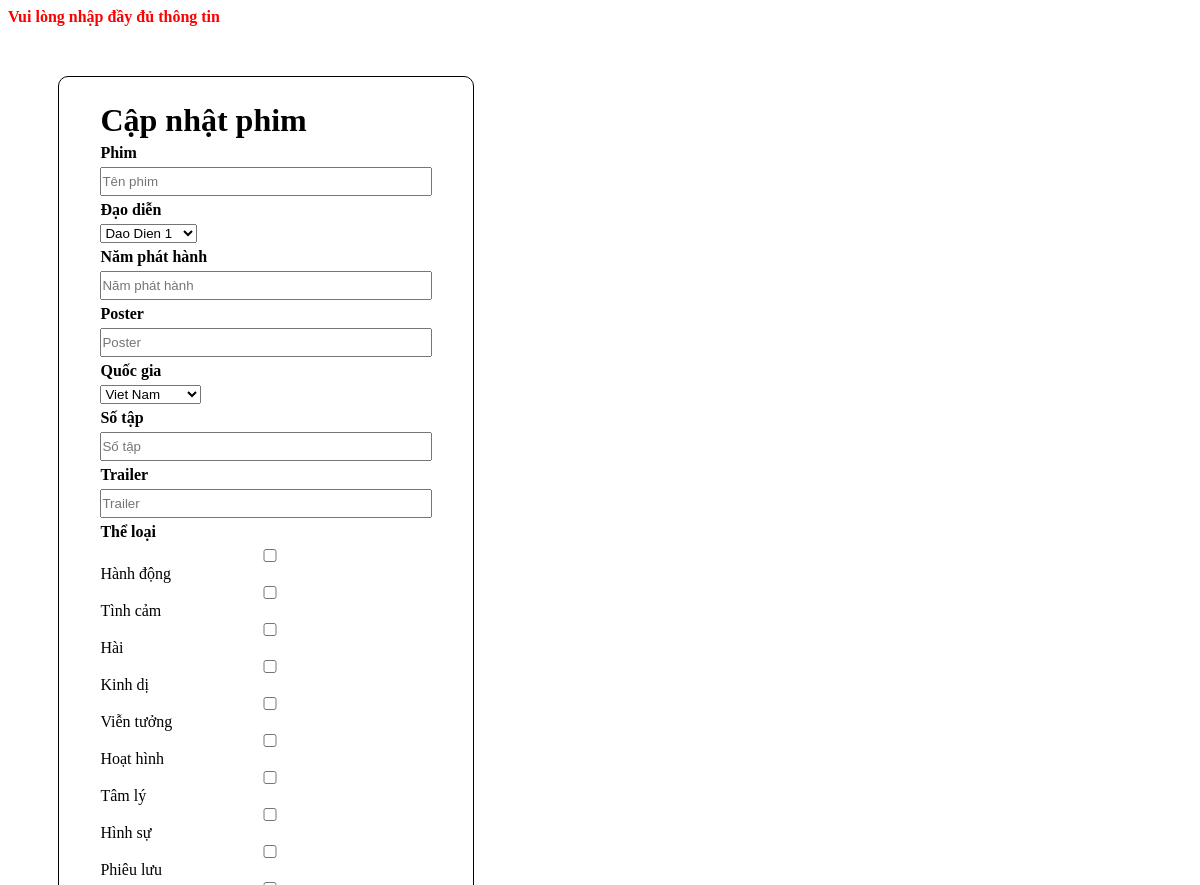
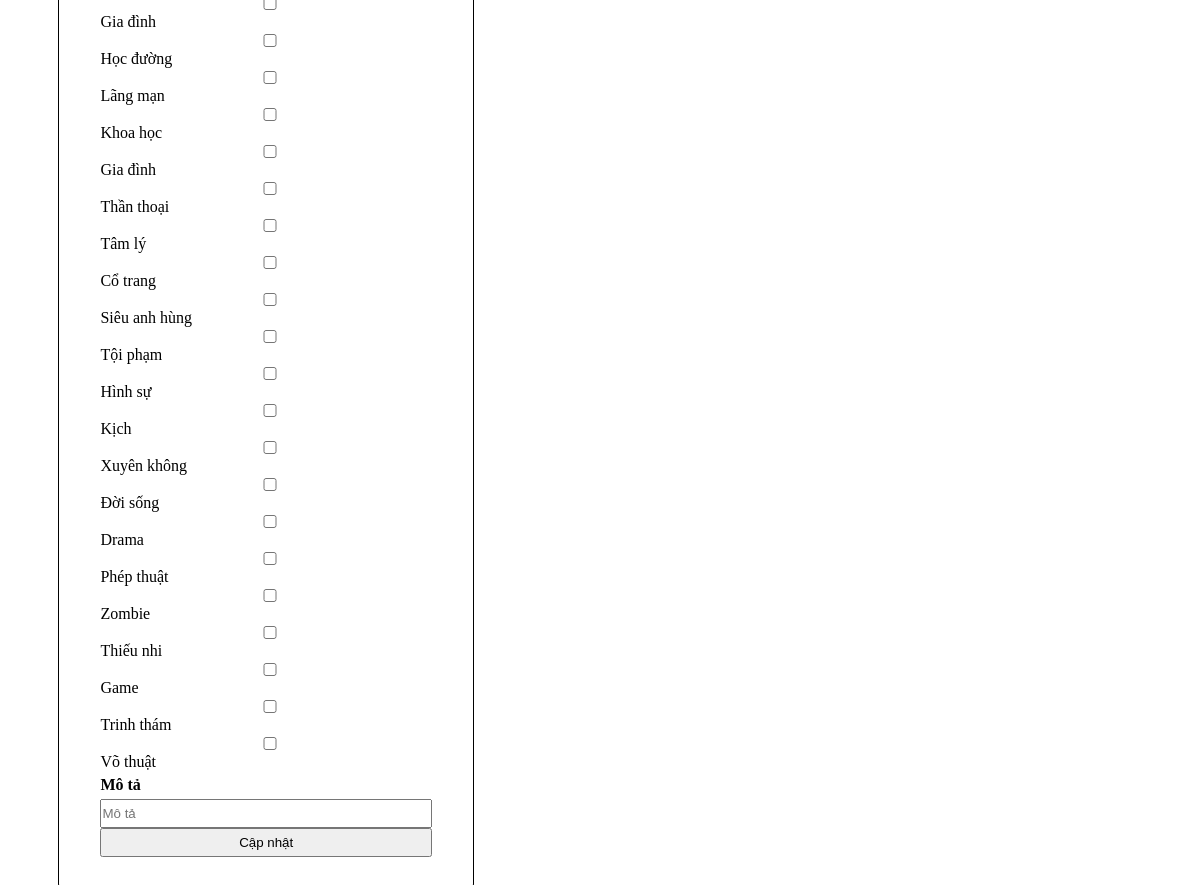
The app's page /Nhom2/BUOI2/capnhatphim.php with its own data (2 pictures, top to bottom).
### tables this page shows
CREATE TABLE IF NOT EXISTS the_loai (
    id INT PRIMARY KEY AUTO_INCREMENT,
    ten_the_loai VARCHAR(50) NOT NULL
);

### Nhom2/BUOI2/capnhatphim.php (the view, shortened to what this page needs)
<?php
            include("connect.php");
            $id = $_GET['id'];
            if(!empty($_POST["ten-phim"])&&
                !empty($_POST["dao-dien"])&&
                !empty($_POST["nam-phat-hanh"])&&
                !empty($_POST["poster"])&&
                !empty($_POST["quoc-gia"])&&
                !empty($_POST["so-tap"])&&
                !empty($_POST["trailer"])&&
                !empty($_POST["the-loai"])&&
                !empty($_POST["mo-ta"])){
                    $tenPhim = $_POST["ten-phim"];
                    $idDaoDien = $_POST["dao-dien"];
                    $namPhatHanh = $_POST["nam-phat-hanh"];
                    $poster = $_POST["poster"];
                    $quocGia = $_POST["quoc-gia"];
                    $soTap = $_POST["so-tap"];
                    $trailer = $_POST["trailer"];
                    $theLoai = $_POST["the-loai"];
                    $moTa = $_POST["mo-ta"];
                    $sql = "UPDATE phim SET ten_phim = '$tenPhim',dao_dien_id = '$idDaoDien',nam_phat_hanh = '$namPhatHanh',poster = '$poster',quoc_gia_id = '$quocGia',so_tap = '$soTap',trailer = '$trailer',mo_ta = '$moTa' WHERE id = '$id'";
                    mysqli_query($conn, $sql);
                    $sql = "DELETE FROM phim_the_loai WHERE phim_id = '$id'";
                    mysqli_query($conn, $sql);
                    foreach($theLoai as $tl){
                        $sql = "INSERT INTO phim_the_loai(phim_id, the_loai_id) VALUES ('$id', '$tl')";
                        mysqli_query($conn, $sql);
                    }
                    mysqli_close($conn);
                    header("Location: index.php?page_layout=phim");
                    exit;
                }else{
                    echo '<p class="warning">Vui lòng nhập đầy đủ thông tin</p>';
                }
        ?>
<!DOCTYPE html>
<html lang="en">
<head>
</head>
<body>
    <?php
        include("connect.php");
        $id = $_GET['id'];
        $sql = "SELECT * FROM phim WHERE id = '$id'";
        $result = mysqli_query($conn,$sql);
        $phim = mysqli_fetch_assoc($result);
        $dsTheLoai = [];
    ?>
    <div class ="container">
    <form action="index.php?page_layout=capnhatphim&id=<?php echo $id ?>" method="post">
        <h1>Cập nhật phim</h1>
        <div>
            <p>Phim</p>
            <input type="text" name="ten-phim" placeholder="Tên phim" value="<?php echo $phim['ten_phim']?>">
        </div>
        <div>
            <p>Đạo diễn</p>
            <select name="dao-dien">
                <?php
                    include("connect.php");
                    $sql = "SELECT nd.* FROM nguoi_dung nd Where vai_tro_id = 2";
                    $result = mysqli_query($conn, $sql);
                    while($daoDien = mysqli_fetch_array($result)){
                ?>
                    <option value="<?php echo $daoDien['id'] ?>"<?php if ($daoDien['id'] == $phim['dao_dien_id']) echo "selected" ?>><?php echo $daoDien['ho_ten'] ?></option>
                <?php } ?>
            </select>
        </div>
        <div>
            <p>Năm phát hành</p>
            <input type="text" name="nam-phat-hanh" placeholder="Năm phát hành" value="<?php echo $phim['nam_phat_hanh']?>">
        </div>
        <div>
            <p>Poster</p>
            <input type="text" name="poster" placeholder="Poster" value="<?php echo $phim['poster']?>">
        </div>
        <div>
            <p>Quốc gia</p>
            <select name="quoc-gia">
                <?php
                    $sql = "SELECT * FROM quoc_gia";
                    $result = mysqli_query($conn, $sql);
                    while($quocGia = mysqli_fetch_array($result)){
                ?>
                    <option value="<?php echo $quocGia['id'] ?>"<?php if ($quocGia['id'] == $phim['quoc_gia_id']) echo "selected" ?>><?php echo $quocGia['ten_quoc_gia'] ?></option>
                <?php } ?>
            </select>
        </div>
        <div>
            <p>Số tập</p>
            <input type="number" name="so-tap" placeholder="Số tập" value="<?php echo $phim['so_tap']?>">
        </div>
        <div>
            <p>Trailer</p>
            <input type="text" name="trailer" placeholder="Trailer" value="<?php echo $phim['trailer']?>">
        </div>
        <div>
            <p>Thể loại</p>
            <?php
                $sql = "SELECT * FROM the_loai";
                $result = mysqli_query($conn, $sql);
                while($theLoai = mysqli_fetch_array($result)){
            ?>
                <input type="checkbox" name="the-loai[]" value="<?php echo $theLoai['id']; ?>"<?php if (in_array($theLoai['id'], $dsTheLoai)) echo "checked" ?>><?php echo $theLoai['ten_the_loai']; ?><br>
            <?php } ?>
        </div>
        <div>
            <p>Mô tả</p>
            <input type="text" name="mo-ta" placeholder="Mô tả" value="<?php echo $phim['mo_ta']?>">
        </div>
        <div><input type="submit" value="Cập nhật"></div>
    </form>
    </div>
</body>
</html>

### Nhom2/BUOI2/capnhatphim.php (style rules this page uses)
p { font-weight: bold; margin:5px 0; }
h1 { margin: 5px 0; }
.container { border: 1px solid black; border-radius: 10px; width: 35%; padding: 20px 0; display: flex; justify-content: center; margin-top : 50px; margin-left : 50px; }
form { width:80%; }
input { width:100%; padding: 5px 0; }
.warning { color: red; font-weight: bold; }

### records on screen
the_loai: ten_the_loai "Hành động"
the_loai: ten_the_loai "Tình cảm"
the_loai: ten_the_loai "Hài"
the_loai: ten_the_loai "Kinh dị"
the_loai: ten_the_loai "Viễn tưởng"
the_loai: ten_the_loai "Hoạt hình"
the_loai: ten_the_loai "Tâm lý"
the_loai: ten_the_loai "Hình sự"
the_loai: ten_the_loai "Phiêu lưu"
the_loai: ten_the_loai "Gia đình"
the_loai: ten_the_loai "Học đường"
the_loai: ten_the_loai "Lãng mạn"
the_loai: ten_the_loai "Khoa học"
the_loai: ten_the_loai "Gia đình"
the_loai: ten_the_loai "Thần thoại"
the_loai: ten_the_loai "Tâm lý"
the_loai: ten_the_loai "Cổ trang"
the_loai: ten_the_loai "Siêu anh hùng"
the_loai: ten_the_loai "Tội phạm"
the_loai: ten_the_loai "Hình sự"
the_loai: ten_the_loai "Kịch"
the_loai: ten_the_loai "Xuyên không"
the_loai: ten_the_loai "Đời sống"
the_loai: ten_the_loai "Drama"
the_loai: ten_the_loai "Phép thuật"
the_loai: ten_the_loai "Zombie"
the_loai: ten_the_loai "Thiếu nhi"
the_loai: ten_the_loai "Game"
the_loai: ten_the_loai "Trinh thám"
the_loai: ten_the_loai "Võ thuật"

### other values on screen
form field dao-dien "Dao Dien 1"
form field quoc-gia "Viet Nam"
